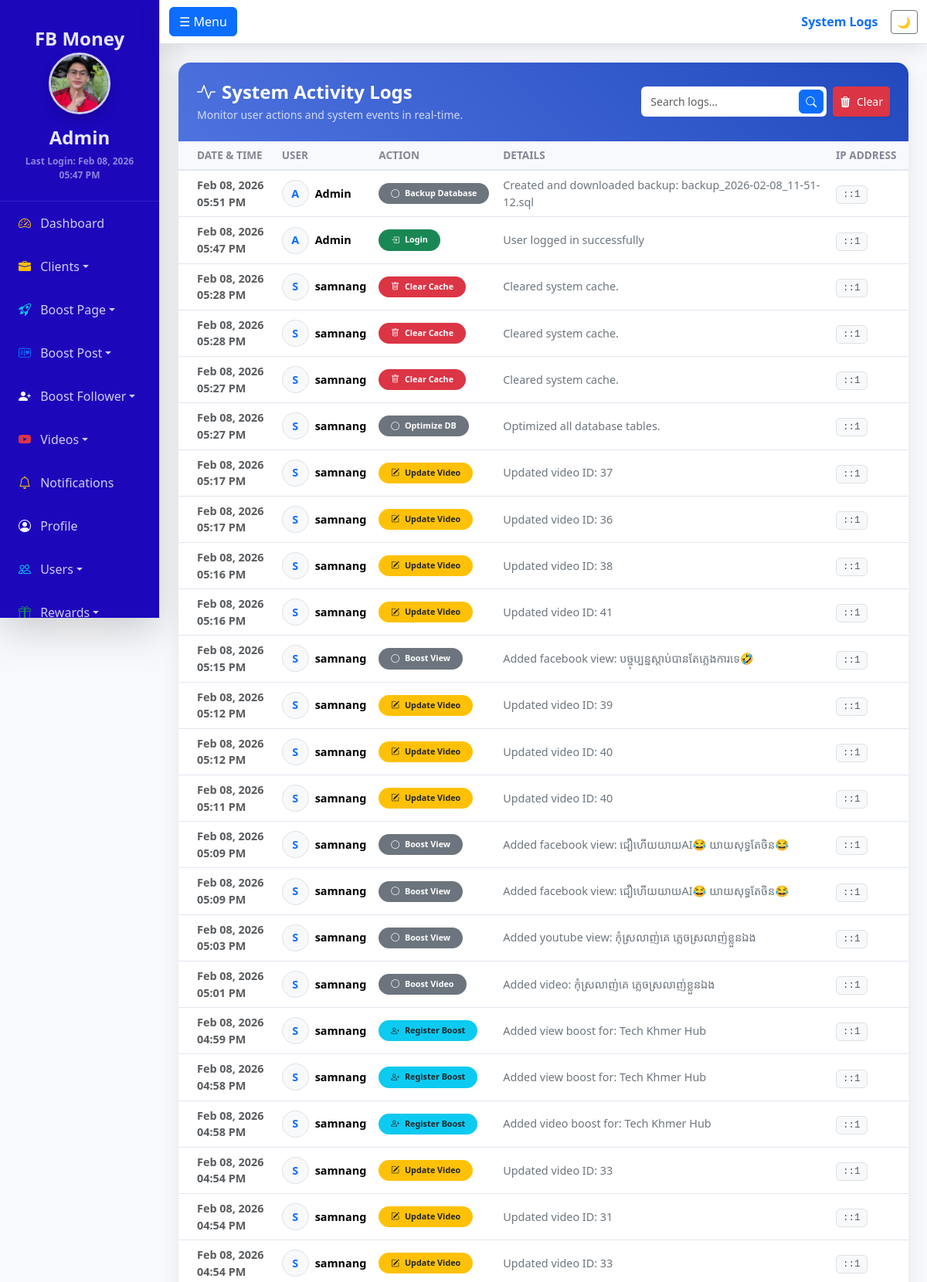
The page /admin/logs.php (signed in, upper part) on the database its author committed.
### tables this page shows
CREATE TABLE `system_logs` (
  `id` int(11) NOT NULL AUTO_INCREMENT,
  `username` varchar(50) DEFAULT NULL,
  `action` varchar(255) DEFAULT NULL,
  `details` text DEFAULT NULL,
  `ip_address` varchar(45) DEFAULT NULL,
  `created_at` datetime DEFAULT current_timestamp(),
  PRIMARY KEY (`id`)
);

### admin/logs.php (the view, shortened to what this page needs)
<?php
require_once "../config/db.php";
$u_stmt = $conn->prepare("SELECT profile_pic, last_login, bio, role FROM admins WHERE username=?");
if ($u_stmt) {
    $u_stmt->bind_param("s", $_SESSION['admin']);
    $u_stmt->execute();
    $u_res = $u_stmt->get_result();
    $u_row = $u_res->fetch_assoc();
} else {
    $u_row = [];
}
$profile_pic = !empty($u_row['profile_pic']) ? "uploads/" . $u_row['profile_pic'] : "https://via.placeholder.com/150";
$last_login = !empty($u_row['last_login']) ? date("M d, Y h:i A", strtotime($u_row['last_login'])) : "First Login";
$user_role = $u_row['role'] ?? 'editor';
$search = $_GET['search'] ?? '';
$sql = "SELECT * FROM system_logs";
$sql .= " ORDER BY created_at DESC LIMIT 100";
$stmt = $conn->prepare($sql);
$stmt->execute();
$logs_res = $stmt->get_result();
?>
<!DOCTYPE html>
<html lang="en">
<head>
<link href="https://cdn.jsdelivr.net/npm/bootstrap@5.3.2/dist/css/bootstrap.min.css" rel="stylesheet">
<link rel="stylesheet" href="https://cdn.jsdelivr.net/npm/bootstrap-icons@1.11.3/font/bootstrap-icons.min.css">
</head>
<body>
<div class="d-flex" id="wrapper">
    <?php include 'sidebar.php'; ?>
    <div id="page-content-wrapper">
        <nav class="navbar navbar-expand-lg navbar-light bg-light border-bottom mb-4">
            <div class="container-fluid">
                <button class="btn btn-primary" id="sidebarToggle">☰ Menu</button>
                <span class="navbar-text ms-auto fw-bold text-primary">System Logs</span>
                <button class="btn btn-sm btn-outline-secondary ms-3" id="darkModeToggle">🌙</button>
            </div>
        </nav>
        <div class="container-fluid px-4">
            <div class="card log-card mb-4">
                <div class="log-header d-flex justify-content-between align-items-center">
                    <div>
                        <h4 class="mb-1 fw-bold"><i class="bi bi-activity me-2"></i>System Activity Logs</h4>
                        <p class="mb-0 opacity-75 small">Monitor user actions and system events in real-time.</p>
                    </div>
                    <div class="d-flex gap-2">
                        <form method="GET" class="d-flex bg-white rounded p-1">
                            <input type="text" name="search" class="form-control border-0 shadow-none form-control-sm" placeholder="Search logs..." value="<?php echo htmlspecialchars($search); ?>" style="max-width: 200px;">
                            <button type="submit" class="btn btn-primary btn-sm rounded"><i class="bi bi-search"></i></button>
                        </form>
                        <form method="POST" onsubmit="return confirm('Are you sure you want to clear all logs?');">
                            <button type="submit" name="clear_logs" class="btn btn-danger btn-sm h-100 shadow-sm"><i class="bi bi-trash3-fill me-1"></i> Clear</button>
                        </form>
                    </div>
                </div>
                <div class="table-responsive p-0">
                    <table class="table table-hover">
                        <thead>
                            <tr>
                                <th scope="col" class="ps-4">Date & Time</th>
                                <th scope="col">User</th>
                                <th scope="col">Action</th>
                                <th scope="col">Details</th>
                                <th scope="col">IP Address</th>
                            </tr>
                        </thead>
                        <tbody>
                            <?php if($logs_res && $logs_res->num_rows > 0): ?>
                                <?php while($log = $logs_res->fetch_assoc()):
                                    $action_class = 'bg-secondary';
                                    $icon = 'bi-circle';
                                    if (stripos($log['action'], 'Login') !== false) { $action_class = 'bg-success'; $icon = 'bi-box-arrow-in-right'; }
                                    elseif (stripos($log['action'], 'Register') !== false) { $action_class = 'bg-info text-dark'; $icon = 'bi-person-plus'; }
                                    elseif (stripos($log['action'], 'Add') !== false) { $action_class = 'bg-primary'; $icon = 'bi-plus-circle'; }
                                    elseif (stripos($log['action'], 'Update') !== false) { $action_class = 'bg-warning text-dark'; $icon = 'bi-pencil-square'; }
                                    elseif (stripos($log['action'], 'Delete') !== false || stripos($log['action'], 'Clear') !== false) { $action_class = 'bg-danger'; $icon = 'bi-trash'; }
                                ?>
                                <tr>
                                    <td class="ps-4 text-muted small fw-bold"><?php echo date("M d, Y h:i A", strtotime($log['created_at'])); ?></td>
                                    <td>
                                        <div class="d-flex align-items-center">
                                            <div class="bg-light rounded-circle d-flex align-items-center justify-content-center me-2 text-primary fw-bold border" style="width:35px; height:35px;">
                                                <?php echo strtoupper(substr($log['username'], 0, 1)); ?>
                                            </div>
                                            <span class="fw-bold"><?php echo htmlspecialchars($log['username']); ?></span>
                                        </div>
                                    </td>
                                    <td><span class="badge <?php echo $action_class; ?> rounded-pill px-3 py-2"><i class="bi <?php echo $icon; ?> me-1"></i> <?php echo htmlspecialchars($log['action']); ?></span></td>
                                    <td class="text-secondary"><?php echo htmlspecialchars($log['details']); ?></td>
                                    <td><span class="font-monospace small bg-light border rounded px-2 py-1 text-muted"><?php echo htmlspecialchars($log['ip_address']); ?></span></td>
                                </tr>
                                <?php endwhile; ?>
                            <?php else: ?>
                                <tr><td colspan="5" class="text-center py-5 text-muted"><i class="bi bi-inbox fs-1 d-block mb-2"></i>No logs found matching your criteria.</td></tr>
                            <?php endif; ?>
                        </tbody>
                    </table>
                </div>
            </div>
        </div>
    </div>
</div>
</body>
</html>

### admin/sidebar.php (shortened to what this page needs)
<?php
$current_page = basename($_SERVER['PHP_SELF']);
$sidebar_pic = isset($profile_pic) ? $profile_pic : "https://via.placeholder.com/150";
$sidebar_login = isset($last_login) ? $last_login : "";
$settings_res = $conn->query("SELECT * FROM settings WHERE setting_key IN ('sidebar_color', 'notification_sound')");
$settings = [];
while($row = $settings_res->fetch_assoc()) { $settings[$row['setting_key']] = $row['setting_value']; }
$custom_sb_color = $settings['sidebar_color'] ?? '';
$sb_style = $custom_sb_color ? "background: $custom_sb_color !important;" : "";
?>
<div class="border-end shadow-lg" id="sidebar-wrapper" style="<?php echo $sb_style ? $sb_style : 'background: linear-gradient(180deg, #4e73df 10%, #224abe 100%);'; ?>">
    <div class="sidebar-heading text-center position-relative">
       <div class="mt-2">FB Money</div>
        <img src="<?php echo $sidebar_pic; ?>" class="rounded-circle mb-2 shadow" width="80" height="80" style="object-fit:cover; border: 3px solid rgba(255,255,255,0.8);">
        <div class="fw-bold mt-1"><?php echo htmlspecialchars($_SESSION['admin'] ?? 'User'); ?></div>
        <?php if($sidebar_login): ?>
        <div class="small text-white-50 mt-1" style="font-size: 0.75rem;">Last Login: <?php echo $sidebar_login; ?></div>
        <?php endif; ?>
    </div>
    <div class="list-group list-group-flush">
        <a href="dashboard.php" class="list-group-item list-group-item-action <?php echo ($current_page == 'dashboard.php') ? 'active' : ''; ?>"><i class="bi bi-speedometer2 me-2 text-warning"></i> <span>Dashboard</span></a>
        <?php $is_clients = ($current_page == 'manage_clients.php' || $current_page == 'request_history.php' || $current_page == 'request_boost.php'); ?>
        <a href="#clientsSubmenu" class="list-group-item list-group-item-action dropdown-toggle" data-bs-toggle="collapse" aria-expanded="<?php echo $is_clients ? 'true' : 'false'; ?>"><i class="bi bi-briefcase-fill me-2 text-warning"></i> <span>Clients</span></a>
        <?php $is_pages = ($current_page == 'boost_page.php' || $current_page == 'pages_list.php'); ?>
        <a href="#pagesSubmenu" class="list-group-item list-group-item-action dropdown-toggle" data-bs-toggle="collapse" aria-expanded="<?php echo $is_pages ? 'true' : 'false'; ?>"><i class="bi bi-rocket-takeoff me-2 text-info"></i> <span>Boost Page</span></a>
        <?php $is_posts = ($current_page == 'boost_post.php' || $current_page == 'posts_list.php'); ?>
        <a href="#postsSubmenu" class="list-group-item list-group-item-action dropdown-toggle" data-bs-toggle="collapse" aria-expanded="<?php echo $is_posts ? 'true' : 'false'; ?>"><i class="bi bi-postcard-heart me-2 text-primary"></i> <span>Boost Post</span></a>
        <?php $is_followers = ($current_page == 'boost_follower.php' || $current_page == 'followers_list.php' || $current_page == 'add_follower_fast.php' || $current_page == 'fast_followers_list.php'); ?>
        <a href="#followersSubmenu" class="list-group-item list-group-item-action dropdown-toggle" data-bs-toggle="collapse" aria-expanded="<?php echo $is_followers ? 'true' : 'false'; ?>"><i class="bi bi-person-plus-fill me-2 text-light"></i> <span>Boost Follower</span></a>
        <?php $is_videos = ($current_page == 'boost_video.php' || $current_page == 'boost_reel.php' || $current_page == 'videos_list.php' || $current_page == 'reels_list.php' || $current_page == 'video_comments.php' || $current_page == 'boost_view.php'); ?>
        <a href="#videosSubmenu" class="list-group-item list-group-item-action dropdown-toggle" data-bs-toggle="collapse" aria-expanded="<?php echo $is_videos ? 'true' : 'false'; ?>"><i class="bi bi-youtube me-2 text-danger"></i> <span>Videos</span></a>
        <a href="notifications.php" class="list-group-item list-group-item-action <?php echo ($current_page == 'notifications.php') ? 'active' : ''; ?> d-flex justify-content-between align-items-center" title="Notifications">
            <div><i class="bi bi-bell me-2 text-warning"></i> <span>Notifications</span></div>
        </a>
        <a href="profile.php" class="list-group-item list-group-item-action <?php echo ($current_page == 'profile.php') ? 'active' : ''; ?>"><i class="bi bi-person-circle me-2 text-light"></i> <span>Profile</span></a>
        <?php if(isset($user_role) && $user_role === 'admin'): ?>
        <?php $is_users = ($current_page == 'users.php' || $current_page == 'register.php' || $current_page == 'banned_users.php' || $current_page == 'public_users.php'); ?>
        <a href="#usersSubmenu" class="list-group-item list-group-item-action dropdown-toggle" data-bs-toggle="collapse" aria-expanded="<?php echo $is_users ? 'true' : 'false'; ?>" title="Users"><i class="bi bi-people me-2 text-info"></i> <span>Users</span></a>
        <?php endif; ?>
        <a href="#rewardsSubmenu" class="list-group-item list-group-item-action dropdown-toggle" data-bs-toggle="collapse" aria-expanded="false"><i class="bi bi-gift me-2 text-success"></i> <span>Rewards</span></a>
    </div>
</div>
<div class="toast-container position-fixed top-0 end-0 p-3" style="z-index: 2000;">
</div>

### admin/logs.php (style rules this page uses)
body { background:#f8f9fc; font-family: 'Segoe UI', sans-serif; overflow-x: hidden; }
#wrapper { display: flex; width: 100%; }
#sidebar-wrapper { height: 100vh; position: sticky; top: 0; overflow-y: auto; width: 250px; background: linear-gradient(180deg, #4e73df 10%, #224abe 100%); color: #fff; transition: margin 0.25s ease-out; }
#sidebar-wrapper .sidebar-heading { padding: 1.5rem; font-size: 1.5rem; font-weight: bold; text-align: center; color:rgba(255,255,255,0.9); border-bottom: 1px solid rgba(255,255,255,0.1); }
#sidebar-wrapper .list-group-item { background: transparent; color: rgba(255,255,255,0.8); border: none; padding: 1rem 1.5rem; }
#page-content-wrapper { width: 100%; display: flex; flex-direction: column; min-height: 100vh; }
.navbar { box-shadow: 0 0.15rem 1.75rem 0 rgba(58, 59, 69, 0.15); background: #fff !important; position: sticky; top: 0; z-index: 100; }
.log-card { border: none; border-radius: 15px; box-shadow: 0 0.5rem 1.5rem rgba(0, 0, 0, 0.08); overflow: hidden; }
.log-header { background: linear-gradient(45deg, #4e73df, #224abe); color: white; padding: 1.5rem; }
.table thead th { border-top: none; border-bottom: 2px solid #e3e6f0; font-weight: 600; text-transform: uppercase; font-size: 0.85rem; color: #858796; background: #f8f9fc; }
.table td { vertical-align: middle; font-size: 0.9rem; border-color: #e3e6f0; }

### rows shown on the page
system_logs: created_at "Feb 08, 2026 05:51 PM", username "A", username "Admin", action "Backup Database", details "Created and downloaded backup: backup_2026-02-08_11-51-12.sql", ip_address "::1"
system_logs: created_at "Feb 08, 2026 05:47 PM", username "A", username "Admin", action "Login", details "User logged in successfully", ip_address "::1"
system_logs: created_at "Feb 08, 2026 05:28 PM", username "S", username "samnang", action "Clear Cache", details "Cleared system cache.", ip_address "::1"
system_logs: created_at "Feb 08, 2026 05:28 PM", username "S", username "samnang", action "Clear Cache", details "Cleared system cache.", ip_address "::1"
system_logs: created_at "Feb 08, 2026 05:27 PM", username "S", username "samnang", action "Clear Cache", details "Cleared system cache.", ip_address "::1"
system_logs: created_at "Feb 08, 2026 05:27 PM", username "S", username "samnang", action "Optimize DB", details "Optimized all database tables.", ip_address "::1"
system_logs: created_at "Feb 08, 2026 05:17 PM", username "S", username "samnang", action "Update Video", details "Updated video ID: 37", ip_address "::1"
system_logs: created_at "Feb 08, 2026 05:17 PM", username "S", username "samnang", action "Update Video", details "Updated video ID: 36", ip_address "::1"
system_logs: created_at "Feb 08, 2026 05:16 PM", username "S", username "samnang", action "Update Video", details "Updated video ID: 38", ip_address "::1"
system_logs: created_at "Feb 08, 2026 05:16 PM", username "S", username "samnang", action "Update Video", details "Updated video ID: 41", ip_address "::1"
system_logs: created_at "Feb 08, 2026 05:15 PM", username "S", username "samnang", action "Boost View", details "Added facebook view: បច្ចុប្បន្នស្តាប់បានតែភ្លេងការទេ🤣", ip_address "::1"
system_logs: created_at "Feb 08, 2026 05:12 PM", username "S", username "samnang", action "Update Video", details "Updated video ID: 39", ip_address "::1"
system_logs: created_at "Feb 08, 2026 05:12 PM", username "S", username "samnang", action "Update Video", details "Updated video ID: 40", ip_address "::1"
system_logs: created_at "Feb 08, 2026 05:11 PM", username "S", username "samnang", action "Update Video", details "Updated video ID: 40", ip_address "::1"
system_logs: created_at "Feb 08, 2026 05:09 PM", username "S", username "samnang", action "Boost View", details "Added facebook view: ជឿ​ហើយ​យាយ​AI😂 យាយ​សុទ្ធ​តែ​ចិន​😂", ip_address "::1"
system_logs: created_at "Feb 08, 2026 05:09 PM", username "S", username "samnang", action "Boost View", details "Added facebook view: ជឿ​ហើយ​យាយ​AI😂 យាយ​សុទ្ធ​តែ​ចិន​😂", ip_address "::1"
system_logs: created_at "Feb 08, 2026 05:03 PM", username "S", username "samnang", action "Boost View", details "Added youtube view: កុំ​ស្រលាញ់​គេ​ ភ្លេច​ស្រលាញ់​ខ្លួន​ឯង​", ip_address "::1"
system_logs: created_at "Feb 08, 2026 05:01 PM", username "S", username "samnang", action "Boost Video", details "Added video: កុំ​ស្រលាញ់​គេ​ ភ្លេច​ស្រលាញ់​ខ្លួន​ឯង​", ip_address "::1"
system_logs: created_at "Feb 08, 2026 04:59 PM", username "S", username "samnang", action "Register Boost", details "Added view boost for: Tech Khmer Hub", ip_address "::1"
system_logs: created_at "Feb 08, 2026 04:58 PM", username "S", username "samnang", action "Register Boost", details "Added view boost for: Tech Khmer Hub", ip_address "::1"
system_logs: created_at "Feb 08, 2026 04:58 PM", username "S", username "samnang", action "Register Boost", details "Added video boost for: Tech Khmer Hub", ip_address "::1"
system_logs: created_at "Feb 08, 2026 04:54 PM", username "S", username "samnang", action "Update Video", details "Updated video ID: 33", ip_address "::1"
system_logs: created_at "Feb 08, 2026 04:54 PM", username "S", username "samnang", action "Update Video", details "Updated video ID: 31", ip_address "::1"
system_logs: created_at "Feb 08, 2026 04:54 PM", username "S", username "samnang", action "Update Video", details "Updated video ID: 33", ip_address "::1"

### other values the page prints
$_SESSION['admin'] "Admin"
$sidebar_login "Feb 08, 2026 05:47 PM"
